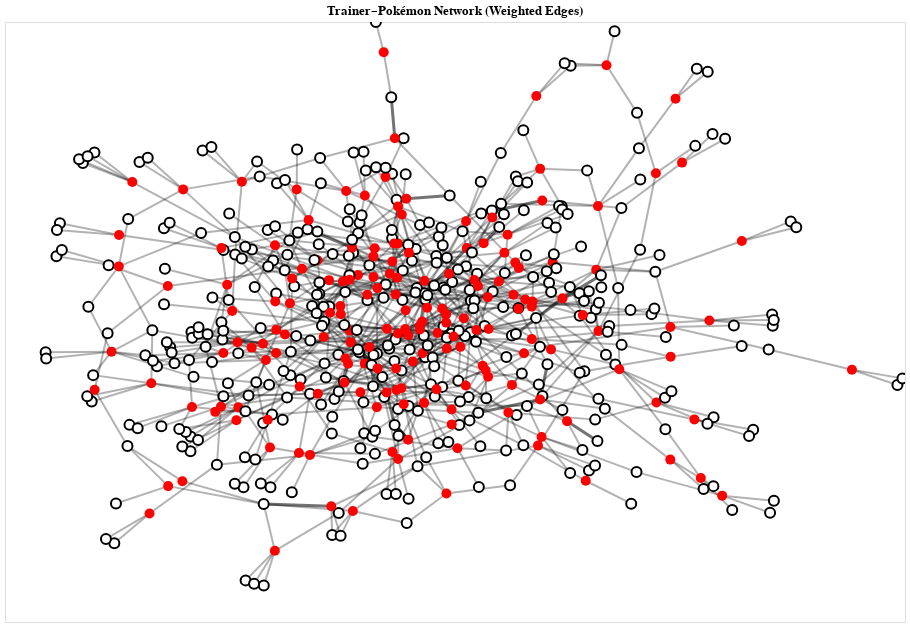

Notebook cell for this chart:
### Code cell
# Count edge weights
edge_weights = df.groupby(['Trainer', 'Pokemon']).size().reset_index(name='weight')

# Create graph with weighted edges
G = nx.Graph()

for _, row in edge_weights.iterrows():
    trainer = row['Trainer']
    pokemon = row['Pokemon']
    weight = row['weight']

    G.add_node(trainer, label=trainer, type='Trainer')
    G.add_node(pokemon, label=pokemon, type='Pokemon')
    G.add_edge(trainer, pokemon, weight=weight)

# Keep only the largest connected component
largest_cc = max(nx.connected_components(G), key=len)
G = G.subgraph(largest_cc).copy()

# Layout
pos = nx.spring_layout(G, seed=42)

# Node DataFrame
nodes_df = pd.DataFrame({
    'name': list(pos.keys()),
    'x': [pos[n][0] for n in pos],
    'y': [pos[n][1] for n in pos],
    'type': [G.nodes[n]['type'] for n in pos],
    'label': [G.nodes[n]['label'] for n in pos]
})

# 2-color palette
type_colors = {'Trainer': 'steelblue', 'Pokemon': 'orange'}
nodes_df['color'] = nodes_df['type'].map(type_colors)

# Edge DataFrame with weights
edges_df = pd.DataFrame([
    {
        'source': u,
        'target': v,
        'x_x': pos[u][0],
        'y_x': pos[u][1],
        'x_y': pos[v][0],
        'y_y': pos[v][1],
        'weight': G[u][v]['weight']
    } for u, v in G.edges()
])

# Normalize edge weight for size and opacity scaling
max_weight = edges_df['weight'].max()
edges_df['opacity'] = edges_df['weight'] / max_weight
edges_df['size'] = edges_df['weight'] * 1.2

# Edge chart
edge_chart = alt.Chart(edges_df).mark_line().encode(
    x=alt.X('x_x:Q', axis=None),
    y=alt.Y('y_x:Q', axis=None),
    x2='x_y:Q',
    y2='y_y:Q',
    tooltip=['source:N', 'target:N', 'weight:Q'],
    size=alt.Size('size:Q', legend=None),
    opacity=alt.Opacity('opacity:Q', legend=None)
)

# Node chart
node_chart = alt.Chart(nodes_df).mark_circle(opacity=1).encode(
    x=alt.X('x:Q', axis=None),
    y=alt.Y('y:Q', axis=None),
    color=alt.condition(
        alt.datum.type == 'Trainer',
        alt.value('red'),
        alt.value('white')
    ),
    stroke=alt.condition(
        alt.datum.type == 'Pokemon',
        alt.value('black'),
        alt.value(None)
    ),
    tooltip=['label:N', 'type:N'],
    size=alt.value(100)
)


# Combine and display
network_chart = (edge_chart + node_chart).properties(
    width=900,
    height=600,
    title='Trainer–Pokémon Network (Weighted Edges)'
).interactive()

network_chart

### Figure 1 — Vega-Lite specification as saved in the notebook (floating-point values rounded to 4 significant figures; data arrays with more than 128 entries replaced by an {"elided": "..."} marker saying what was removed)
{"config": {"view": {"continuousWidth": 300, "continuousHeight": 300}}, "layer": [{"data": {"name": "data-c2f659527da7d1c96ac9cdeb91af08ad"}, "mark": {"type": "line"}, "encoding": {"opacity": {"field": "opacity", "legend": null, "type": "quantitative"}, "size": {"field": "size", "legend": null, "type": "quantitative"}, "tooltip": [{"field": "source", "type": "nominal"}, {"field": "target", "type": "nominal"}, {"field": "weight", "type": "quantitative"}], "x": {"axis": null, "field": "x_x", "type": "quantitative"}, "x2": {"field": "x_y"}, "y": {"axis": null, "field": "y_x", "type": "quantitative"}, "y2": {"field": "y_y"}}, "name": "view_15"}, {"data": {"name": "data-72398c5abb86f7201261fa8d4f14c106"}, "mark": {"type": "circle", "opacity": 1}, "encoding": {"color": {"condition": {"test": "(datum.type === 'Trainer')", "value": "red"}, "value": "white"}, "size": {"value": 100}, "stroke": {"condition": {"test": "(datum.type === 'Pokemon')", "value": "black"}, "value": null}, "tooltip": [{"field": "label", "type": "nominal"}, {"field": "type", "type": "nominal"}], "x": {"axis": null, "field": "x", "type": "quantitative"}, "y": {"axis": null, "field": "y", "type": "quantitative"}}}], "height": 600, "params": [{"name": "param_15", "select": {"type": "interval", "encodings": ["x", "y"]}, "bind": "scales", "views": ["view_15"]}], "title": "Trainer–Pokémon Network (Weighted Edges)", "width": 900, "$schema": "https://vega.github.io/schema/vega-lite/v5.20.1.json", "datasets": {"data-c2f659527da7d1c96ac9cdeb91af08ad": {"elided": "834 records"}, "data-72398c5abb86f7201261fa8d4f14c106": {"elided": "556 records"}}}
